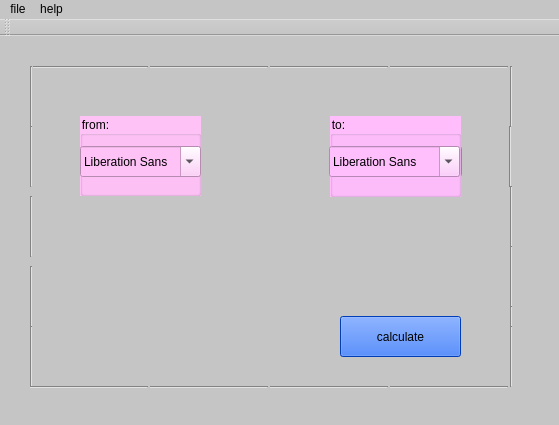
<?xml version="1.0" encoding="UTF-8"?>
<ui version="4.0">
 <class>MainWindow</class>
 <widget class="QMainWindow" name="MainWindow">
  <property name="geometry">
   <rect>
    <x>0</x>
    <y>0</y>
    <width>559</width>
    <height>425</height>
   </rect>
  </property>
  <property name="windowTitle">
   <string>MainWindow</string>
  </property>
  <property name="styleSheet">
   <string notr="true">background-color: rgb(197, 197, 197);</string>
  </property>
  <widget class="QWidget" name="centralwidget">
   <widget class="QPushButton" name="btn_convert">
    <property name="geometry">
     <rect>
      <x>340</x>
      <y>280</y>
      <width>121</width>
      <height>41</height>
     </rect>
    </property>
    <property name="styleSheet">
     <string notr="true">background-color: rgb(0, 85, 255);</string>
    </property>
    <property name="text">
     <string>calculate</string>
    </property>
   </widget>
   <widget class="QGroupBox" name="from_groupBox">
    <property name="geometry">
     <rect>
      <x>80</x>
      <y>80</y>
      <width>121</width>
      <height>80</height>
     </rect>
    </property>
    <property name="styleSheet">
     <string notr="true">background-color: rgb(255, 194, 247);</string>
    </property>
    <property name="title">
     <string>from:</string>
    </property>
    <widget class="QFontComboBox" name="comboBox_convert">
     <property name="geometry">
      <rect>
       <x>0</x>
       <y>30</y>
       <width>121</width>
       <height>31</height>
      </rect>
     </property>
    </widget>
   </widget>
   <widget class="QFontComboBox" name="fontComboBox">
    <property name="geometry">
     <rect>
      <x>341</x>
      <y>110</y>
      <width>121</width>
      <height>31</height>
     </rect>
    </property>
   </widget>
   <widget class="QGroupBox" name="to_groupBox_2">
    <property name="geometry">
     <rect>
      <x>330</x>
      <y>80</y>
      <width>131</width>
      <height>81</height>
     </rect>
    </property>
    <property name="styleSheet">
     <string notr="true">background-color: rgb(255, 189, 252);</string>
    </property>
    <property name="title">
     <string>to:</string>
    </property>
   </widget>
   <widget class="Line" name="line">
    <property name="geometry">
     <rect>
      <x>30</x>
      <y>30</y>
      <width>118</width>
      <height>3</height>
     </rect>
    </property>
    <property name="orientation">
     <enum>Qt::Horizontal</enum>
    </property>
   </widget>
   <widget class="Line" name="line_2">
    <property name="geometry">
     <rect>
      <x>150</x>
      <y>30</y>
      <width>118</width>
      <height>3</height>
     </rect>
    </property>
    <property name="orientation">
     <enum>Qt::Horizontal</enum>
    </property>
   </widget>
   <widget class="Line" name="line_3">
    <property name="geometry">
     <rect>
      <x>270</x>
      <y>30</y>
      <width>118</width>
      <height>3</height>
     </rect>
    </property>
    <property name="orientation">
     <enum>Qt::Horizontal</enum>
    </property>
   </widget>
   <widget class="Line" name="line_4">
    <property name="geometry">
     <rect>
      <x>390</x>
      <y>30</y>
      <width>118</width>
      <height>3</height>
     </rect>
    </property>
    <property name="orientation">
     <enum>Qt::Horizontal</enum>
    </property>
   </widget>
   <widget class="Line" name="line_5">
    <property name="geometry">
     <rect>
      <x>30</x>
      <y>30</y>
      <width>3</width>
      <height>61</height>
     </rect>
    </property>
    <property name="orientation">
     <enum>Qt::Vertical</enum>
    </property>
   </widget>
   <widget class="Line" name="line_6">
    <property name="geometry">
     <rect>
      <x>30</x>
      <y>90</y>
      <width>3</width>
      <height>61</height>
     </rect>
    </property>
    <property name="orientation">
     <enum>Qt::Vertical</enum>
    </property>
   </widget>
   <widget class="Line" name="line_7">
    <property name="geometry">
     <rect>
      <x>30</x>
      <y>160</y>
      <width>3</width>
      <height>61</height>
     </rect>
    </property>
    <property name="orientation">
     <enum>Qt::Vertical</enum>
    </property>
   </widget>
   <widget class="Line" name="line_8">
    <property name="geometry">
     <rect>
      <x>30</x>
      <y>230</y>
      <width>3</width>
      <height>61</height>
     </rect>
    </property>
    <property name="orientation">
     <enum>Qt::Vertical</enum>
    </property>
   </widget>
   <widget class="Line" name="line_9">
    <property name="geometry">
     <rect>
      <x>30</x>
      <y>290</y>
      <width>3</width>
      <height>61</height>
     </rect>
    </property>
    <property name="orientation">
     <enum>Qt::Vertical</enum>
    </property>
   </widget>
   <widget class="Line" name="line_10">
    <property name="geometry">
     <rect>
      <x>510</x>
      <y>30</y>
      <width>3</width>
      <height>61</height>
     </rect>
    </property>
    <property name="orientation">
     <enum>Qt::Vertical</enum>
    </property>
   </widget>
   <widget class="Line" name="line_11">
    <property name="geometry">
     <rect>
      <x>500</x>
      <y>90</y>
      <width>20</width>
      <height>61</height>
     </rect>
    </property>
    <property name="orientation">
     <enum>Qt::Vertical</enum>
    </property>
   </widget>
   <widget class="Line" name="line_12">
    <property name="geometry">
     <rect>
      <x>510</x>
      <y>150</y>
      <width>3</width>
      <height>61</height>
     </rect>
    </property>
    <property name="orientation">
     <enum>Qt::Vertical</enum>
    </property>
   </widget>
   <widget class="Line" name="line_13">
    <property name="geometry">
     <rect>
      <x>510</x>
      <y>210</y>
      <width>3</width>
      <height>61</height>
     </rect>
    </property>
    <property name="orientation">
     <enum>Qt::Vertical</enum>
    </property>
   </widget>
   <widget class="Line" name="line_14">
    <property name="geometry">
     <rect>
      <x>510</x>
      <y>270</y>
      <width>3</width>
      <height>61</height>
     </rect>
    </property>
    <property name="orientation">
     <enum>Qt::Vertical</enum>
    </property>
   </widget>
   <widget class="Line" name="line_15">
    <property name="geometry">
     <rect>
      <x>30</x>
      <y>350</y>
      <width>118</width>
      <height>3</height>
     </rect>
    </property>
    <property name="orientation">
     <enum>Qt::Horizontal</enum>
    </property>
   </widget>
   <widget class="Line" name="line_16">
    <property name="geometry">
     <rect>
      <x>150</x>
      <y>350</y>
      <width>118</width>
      <height>3</height>
     </rect>
    </property>
    <property name="orientation">
     <enum>Qt::Horizontal</enum>
    </property>
   </widget>
   <widget class="Line" name="line_17">
    <property name="geometry">
     <rect>
      <x>270</x>
      <y>350</y>
      <width>118</width>
      <height>3</height>
     </rect>
    </property>
    <property name="orientation">
     <enum>Qt::Horizontal</enum>
    </property>
   </widget>
   <widget class="Line" name="line_18">
    <property name="geometry">
     <rect>
      <x>390</x>
      <y>350</y>
      <width>118</width>
      <height>3</height>
     </rect>
    </property>
    <property name="orientation">
     <enum>Qt::Horizontal</enum>
    </property>
   </widget>
   <widget class="Line" name="line_19">
    <property name="geometry">
     <rect>
      <x>510</x>
      <y>290</y>
      <width>3</width>
      <height>61</height>
     </rect>
    </property>
    <property name="orientation">
     <enum>Qt::Vertical</enum>
    </property>
   </widget>
   <widget class="QFontComboBox" name="comboBox_2">
    <property name="geometry">
     <rect>
      <x>329</x>
      <y>110</y>
      <width>131</width>
      <height>31</height>
     </rect>
    </property>
    <property name="styleSheet">
     <string notr="true">background-color: rgb(255, 190, 252);</string>
    </property>
   </widget>
  </widget>
  <widget class="QMenuBar" name="menubar">
   <property name="geometry">
    <rect>
     <x>0</x>
     <y>0</y>
     <width>559</width>
     <height>22</height>
    </rect>
   </property>
   <widget class="QMenu" name="menuhelp">
    <property name="title">
     <string>help</string>
    </property>
    <addaction name="actionabout"/>
    <addaction name="actionabout_Qt"/>
   </widget>
   <widget class="QMenu" name="menufile">
    <property name="title">
     <string>file</string>
    </property>
    <addaction name="actionnew"/>
    <addaction name="actionopen"/>
    <addaction name="actionsave"/>
    <addaction name="actionexit"/>
   </widget>
   <addaction name="menufile"/>
   <addaction name="menuhelp"/>
  </widget>
  <widget class="QStatusBar" name="statusbar"/>
  <widget class="QToolBar" name="toolBar">
   <property name="windowTitle">
    <string>toolBar</string>
   </property>
   <attribute name="toolBarArea">
    <enum>TopToolBarArea</enum>
   </attribute>
   <attribute name="toolBarBreak">
    <bool>false</bool>
   </attribute>
  </widget>
  <action name="actionopen">
   <property name="text">
    <string>open</string>
   </property>
  </action>
  <action name="actionsave">
   <property name="text">
    <string>save</string>
   </property>
  </action>
  <action name="actionnew">
   <property name="text">
    <string>new</string>
   </property>
  </action>
  <action name="actionexit">
   <property name="text">
    <string>exit</string>
   </property>
  </action>
  <action name="actionabout">
   <property name="text">
    <string>about</string>
   </property>
  </action>
  <action name="actionabout_Qt">
   <property name="text">
    <string>about Qt</string>
   </property>
  </action>
 </widget>
 <resources/>
 <connections/>
</ui>
